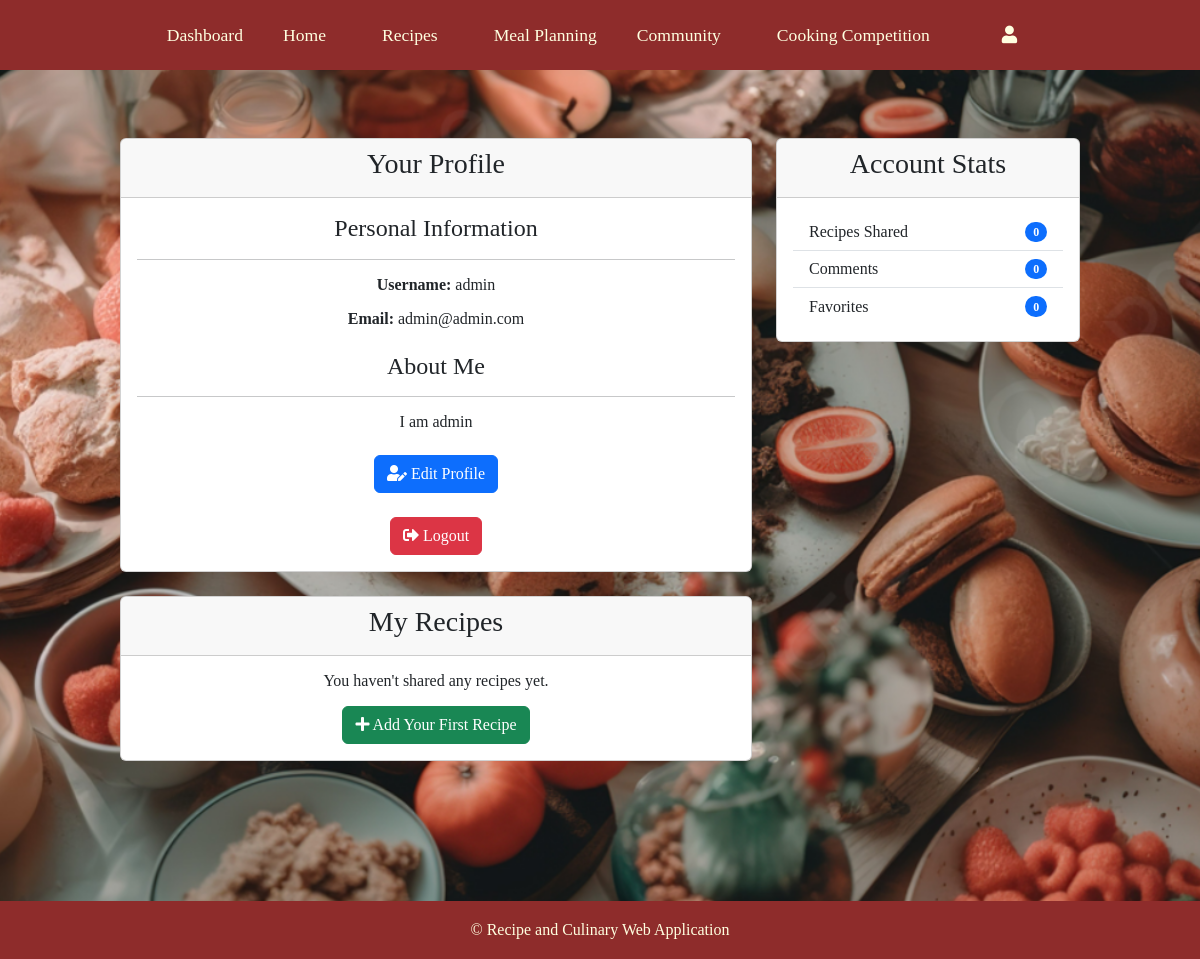
Page /users/profile.php (signed in) on the committed database.
### tables this page shows
CREATE TABLE `users` (
  `user_id` int(11) NOT NULL,
  `username` varchar(50) NOT NULL,
  `email` varchar(100) NOT NULL,
  `password` varchar(255) NOT NULL,
  `role` varchar(255) NOT NULL DEFAULT 'user',
  `profile_image` varchar(255) DEFAULT NULL,
  `bio` text DEFAULT NULL,
  `created_at` timestamp NOT NULL DEFAULT current_timestamp()
);

### users/User.php (called while the page is built, shortened)
<?php
require_once dirname(__DIR__) . '/database.php';
class User {
    private $conn;
    private $table = 'users';
    public $user_id;
    public function __construct() {
        global $conn;
        $this->conn = $conn;
    }
    public function read_single() {
        $query = 'SELECT * FROM ' . $this->table . ' WHERE user_id = ? LIMIT 1';
        $stmt = $this->conn->prepare($query);
        $stmt->bind_param('i', $this->user_id);
        $stmt->execute();
        $result = $stmt->get_result();
        $row = $result->fetch_assoc();
        if ($row) {
            $this->username = $row['username'];
            $this->email = $row['email'];
            $this->bio = $row['bio'];
            return true;
        }
        return false;
    }
}
?>

### users/profile.php (the view, shortened to what this page needs)
<?php
require_once '../database.php';
require_once 'User.php';
$user = new User();
$user->user_id = $_SESSION['user_id'];
$user->read_single();
?>
<!DOCTYPE html>
<html lang="en">
<head>
    <link rel="stylesheet" href="https://cdn.jsdelivr.net/npm/bootstrap@5.3.0/dist/css/bootstrap.min.css">
    <link rel="stylesheet" href="https://cdnjs.cloudflare.com/ajax/libs/font-awesome/5.15.4/css/all.min.css">
    <link rel="stylesheet" href="../styles.css">
    <link rel="stylesheet" href="styles.css"/>
</head>
<body>
    <?php include_once '../header.php'; ?>
    <div class="container my-5 pb-5">
        <div class="row">
            <div class="col-md-8 mb-4">
                <div class="card">
                    <div class="card-header">
                        <h3>Your Profile</h3>
                    </div>
                    <div class="card-body">
                        <div class="row">
                            <div class="col-md-12">
                                <h4>Personal Information</h4>
                                <hr>
                                <p><strong>Username:</strong> <?= htmlspecialchars($user->username) ?></p>
                                <p><strong>Email:</strong> <?= htmlspecialchars($user->email) ?></p>
                                <?php if($user->bio): ?>
                                    <h4 class="mt-4">About Me</h4>
                                    <hr>
                                    <p><?= nl2br(htmlspecialchars($user->bio)) ?></p>
                                <?php endif; ?>
                                <div class="mt-4">
                                    <a href="edit_profile.php" class="btn btn-primary">
                                        <i class="fas fa-user-edit"></i> Edit Profile
                                    </a>
                                </div>
                                <div class="mt-4">
                                    <a href="logout.php" class="btn btn-danger">
                                        <i class="fas fa-sign-out-alt"></i> Logout
                                    </a>
                                </div>
                            </div>
                        </div>
                    </div>
                </div>
                <div class="card mt-4">
                    <div class="card-header">
                        <h3>My Recipes</h3>
                    </div>
                    <div class="card-body">
                        <p>You haven't shared any recipes yet.</p>
                        <a href="../recipes/add_recipe.php" class="btn btn-success">
                            <i class="fas fa-plus"></i> Add Your First Recipe
                        </a>
                    </div>
                </div>
            </div>
            <div class="col-md-4">
                <div class="card">
                    <div class="card-header">
                        <h3>Account Stats</h3>
                    </div>
                    <div class="card-body">
                        <ul class="list-group list-group-flush">
                            <li class="list-group-item d-flex justify-content-between align-items-center">
                                Recipes Shared
                                <span class="badge bg-primary rounded-pill">0</span>
                            </li>
                            <li class="list-group-item d-flex justify-content-between align-items-center">
                                Comments
                                <span class="badge bg-primary rounded-pill">0</span>
                            </li>
                            <li class="list-group-item d-flex justify-content-between align-items-center">
                                Favorites
                                <span class="badge bg-primary rounded-pill">0</span>
                            </li>
                        </ul>
                    </div>
                </div>
            </div>
        </div>
    </div>
    <?php include_once '../footer.php'; ?>
</body>
</html>

### styles.css (style rules this page uses)
html, body { height: 100%; margin: 0; padding: 0; font-family: 'Times New Roman', Times, serif; background-position: center; background-repeat: no-repeat; display: flex; flex-direction: column; }
.container { width: 100%; margin: 0 auto; padding: 20px; text-align: center; max-width: 1000px; color:black; }
.container { max-width: 1000px; margin: 0 auto; padding: 20px; text-align: center; }

### users/styles.css (style rules this page uses)
body { line-height: unset !important; }
body { background-image: url('../Image/background.png'); background-size: cover; background-position: center; background-repeat: no-repeat; min-height: 100vh; display: flex; flex-direction: column; justify-content: space-between; margin: 0; color: white; }

### rows in the picture
users: username "admin", email "admin@admin.com", bio "I am admin"
